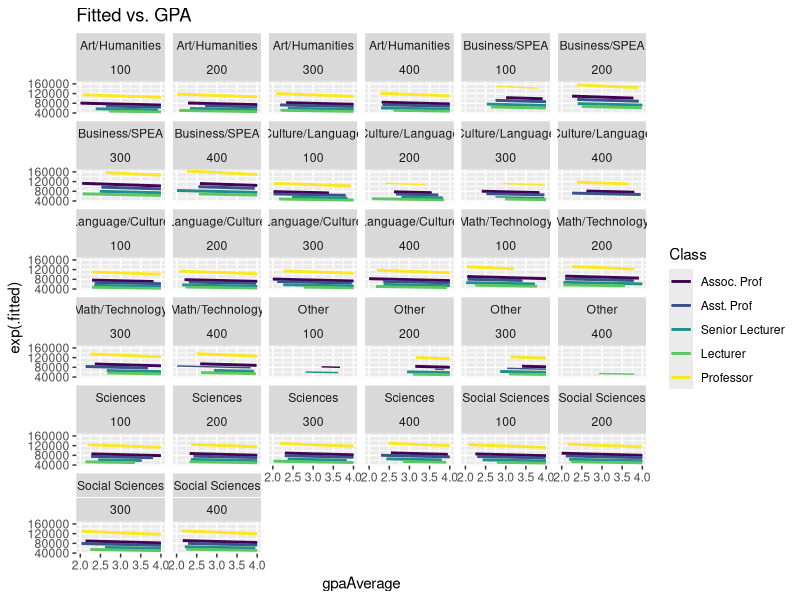

This figure's R source:
## ---- chunk 1
knitr::opts_chunk$set(echo = TRUE)
# library
library(tidyverse)
library(viridis)
library(broom)
library(MASS)
library(mgcv)
library(GGally)
library(gam)

# read in data + edits
df <- read.csv("master_file.csv")
depts <- read.csv("dept.csv")
df <- df %>%
  filter(gpaAverage >= 2) %>%
  filter(Course < 400) %>%
  mutate(
    Class = recode_factor(Class,"Associate Professor" = "Assoc. Prof", "Assistant Professor" = "Asst. Prof"),
    Level = round(Course,digits=-2),
    Salary = log(Salary)
  ) %>%
  filter(Level > 0) %>%
  inner_join(depts) %>% 
  dplyr::select(c(Name,Category,Class,nStudents,Salary,Year,gpaAverage,Level))
cb_palette = c("#999999", "#E69F00", "#56B4E9", "#009E73", "#F0E442", "#0072B2", "#D55E00", "#CC79A7") 

## ---- chunk 2
gam4.df <- augment(gam(Salary ~ Class + Category + Level + gpaAverage, data = df))
g4 <- mgcv::gam(Salary ~ Class + Category + Level + gpaAverage, data = df)
predictions <- predict.gam(g4,newdata = df) 
sorted.df <- gam4.df[order(gam4.df$Level,gam4.df$gpaAverage),]
sorted.df$preds <- as.vector(predictions)
## ---- chunk 3
#sort predictions and do geom line, sort in gpa (lowest to highest)
#then geom_line()
#plot predicted actual salaries (not log salaries)
ggplot(data = sorted.df, aes(x = gpaAverage, y = exp(.fitted), color = Class)) + 
  geom_smooth(se=FALSE,method="gam") + 
  geom_line() +
  scale_color_viridis_d() + 
  ggtitle("Fitted vs. GPA") +
  facet_wrap(~Category+Level,ncol=6)
